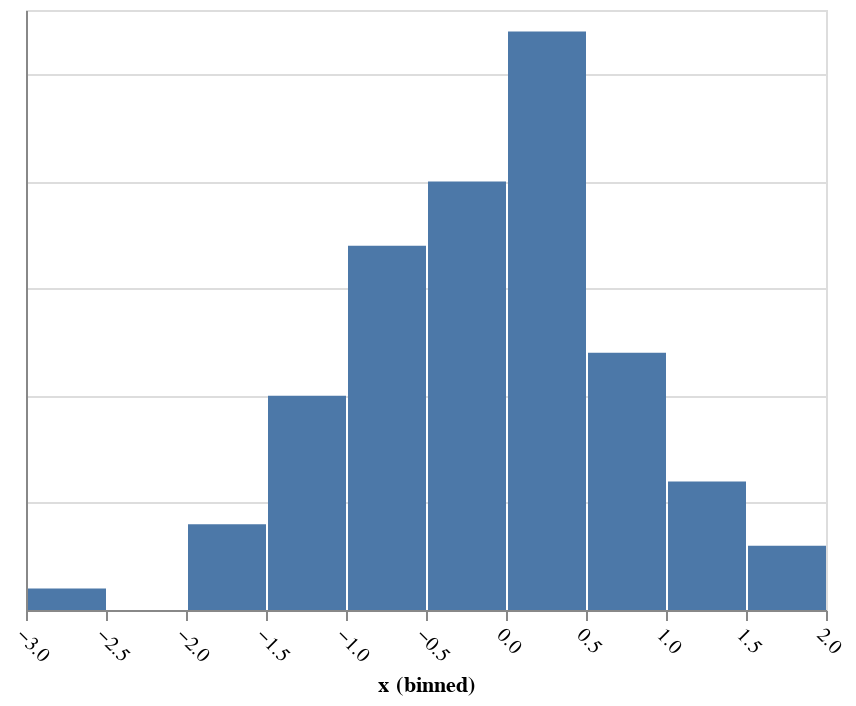

Here is the notebook cell this chart was saved with:
### Markdown cell above
## Example 3: Axis Properties

If you would like to set the properties of the axes, including grid lines, you can use the encodings'``axis`` argument.

### Code cell
alt.Chart(data).mark_bar().encode(
    x=alt.X('x', bin=True, axis=alt.Axis(labelAngle=45)),
    y=alt.Y('count()', axis=alt.Axis(labels=False, ticks=False, title=None))
)

### Figure 1 — Vega-Lite specification as saved in the notebook (floating-point values rounded to 4 significant figures)
{"$schema": "https://vega.github.io/schema/vega-lite/v2.4.1.json", "config": {"view": {"height": 300, "width": 400}}, "data": {"values": [{"x": 0.4967, "y": -0.1383}, {"x": 0.6477, "y": 1.523}, {"x": -0.2342, "y": -0.2341}, {"x": 1.579, "y": 0.7674}, {"x": -0.4695, "y": 0.5426}, {"x": -0.4634, "y": -0.4657}, {"x": 0.242, "y": -1.913}, {"x": -1.725, "y": -0.5623}, {"x": -1.013, "y": 0.3142}, {"x": -0.908, "y": -1.412}, {"x": 1.466, "y": -0.2258}, {"x": 0.06753, "y": -1.425}, {"x": -0.5444, "y": 0.1109}, {"x": -1.151, "y": 0.3757}, {"x": -0.6006, "y": -0.2917}, {"x": -0.6017, "y": 1.852}, {"x": -0.0135, "y": -1.058}, {"x": 0.8225, "y": -1.221}, {"x": 0.2089, "y": -1.96}, {"x": -1.328, "y": 0.1969}, {"x": 0.7385, "y": 0.1714}, {"x": -0.1156, "y": -0.3011}, {"x": -1.479, "y": -0.7198}, {"x": -0.4606, "y": 1.057}, {"x": 0.3436, "y": -1.763}, {"x": 0.3241, "y": -0.3851}, {"x": -0.6769, "y": 0.6117}, {"x": 1.031, "y": 0.9313}, {"x": -0.8392, "y": -0.3092}, {"x": 0.3313, "y": 0.9755}, {"x": -0.4792, "y": -0.1857}, {"x": -1.106, "y": -1.196}, {"x": 0.8125, "y": 1.356}, {"x": -0.07201, "y": 1.004}, {"x": 0.3616, "y": -0.6451}, {"x": 0.3614, "y": 1.538}, {"x": -0.03583, "y": 1.565}, {"x": -2.62, "y": 0.8219}, {"x": 0.08705, "y": -0.299}, {"x": 0.09176, "y": -1.988}, {"x": -0.2197, "y": 0.3571}, {"x": 1.478, "y": -0.5183}, {"x": -0.8085, "y": -0.5018}, {"x": 0.9154, "y": 0.3288}, {"x": -0.5298, "y": 0.5133}, {"x": 0.09708, "y": 0.9686}, {"x": -0.7021, "y": -0.3277}, {"x": -0.3921, "y": -1.464}, {"x": 0.2961, "y": 0.2611}, {"x": 0.005113, "y": -0.2346}, {"x": -1.415, "y": -0.4206}, {"x": -0.3427, "y": -0.8023}, {"x": -0.1613, "y": 0.4041}, {"x": 1.886, "y": 0.1746}, {"x": 0.2576, "y": -0.07445}, {"x": -1.919, "y": -0.02651}, {"x": 0.06023, "y": 2.463}, {"x": -0.1924, "y": 0.3015}, {"x": -0.03471, "y": -1.169}, {"x": 1.143, "y": 0.7519}, {"x": 0.791, "y": -0.9094}, {"x": 1.403, "y": -1.402}, {"x": 0.5869, "y": 2.19}, {"x": -0.9905, "y": -0.5663}, {"x": 0.09965, "y": -0.5035}, {"x": -1.551, "y": 0.06856}, {"x": -1.062, "y": 0.4736}, {"x": -0.9194, "y": 1.55}, {"x": -0.7833, "y": -0.3221}, {"x": 0.8135, "y": -1.231}, {"x": 0.2275, "y": 1.307}, {"x": -1.607, "y": 0.1846}, {"x": 0.2599, "y": 0.7818}, {"x": -1.237, "y": -1.32}, {"x": 0.5219, "y": 0.297}, {"x": 0.2505, "y": 0.3464}, {"x": -0.68, "y": 0.2323}, {"x": 0.2931, "y": -0.7144}, {"x": 1.866, "y": 0.4738}, {"x": -1.191, "y": 0.6566}, {"x": -0.9747, "y": 0.7871}, {"x": 1.159, "y": -0.8207}, {"x": 0.9634, "y": 0.4128}, {"x": 0.8221, "y": 1.897}, {"x": -0.2454, "y": -0.7537}, {"x": -0.8895, "y": -0.8158}, {"x": -0.0771, "y": 0.3412}, {"x": 0.2767, "y": 0.8272}, {"x": 0.013, "y": 1.454}, {"x": -0.2647, "y": 2.72}, {"x": 0.6257, "y": -0.8572}, {"x": -1.071, "y": 0.4825}, {"x": -0.2235, "y": 0.714}, {"x": 0.4732, "y": -0.07283}, {"x": -0.8468, "y": -1.515}, {"x": -0.4465, "y": 0.8564}, {"x": 0.2141, "y": -1.246}, {"x": 0.1732, "y": 0.3853}, {"x": -0.8839, "y": 0.1537}, {"x": 0.05821, "y": -1.143}]}, "encoding": {"x": {"axis": {"labelAngle": 45}, "bin": true, "field": "x", "type": "quantitative"}, "y": {"aggregate": "count", "axis": {"labels": false, "ticks": false, "title": null}, "type": "quantitative"}}, "mark": "bar"}
